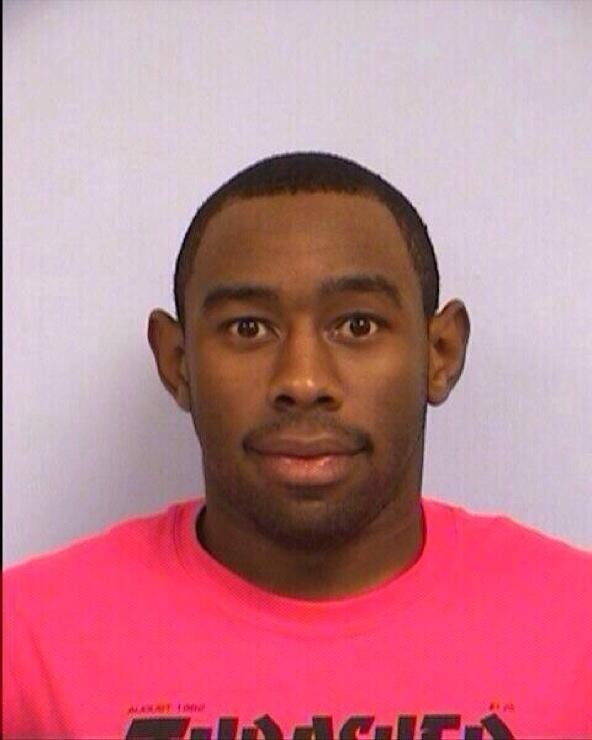
#> input picture imagens/tiao.jpg, 592 x 740 px
$ python faces_detectadas.py
#> lines starting #> are read from the running program, lines starting #| are printed output that depends on the picture; after the words box and inside, x2 and y2 are one past the last pixel; in counts of white or black regions, pixels touching at a corner belong together
import cv2

detector = cv2.CascadeClassifier("haarcascade_frontalface_default.xml")
imagem = cv2.imread("imagens/tiao.jpg")
#> imagem is the input picture: shape (740, 592, 3); mean B, G, R 141.7, 129.7, 193.6
imagem_cinza = cv2.cvtColor(imagem, cv2.COLOR_BGR2GRAY)
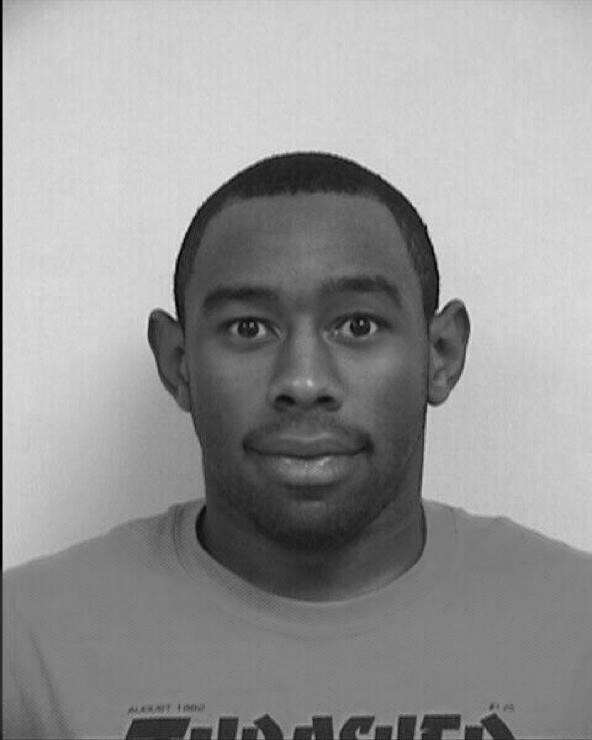
#> imagem_cinza: shape (740, 592); min 0, max 236, mean 150.2

faces_detectadas = detector.detectMultiScale(imagem_cinza, scaleFactor=1.07)
#> faces_detectadas = [[158, 212, 285, 285]]
print(faces_detectadas)
#| [[158 212 285 285]]
for x, y, l, a in faces_detectadas:
    imagem = cv2.rectangle(imagem, (x,y), (x+l, y+a), (0,0,255), 2)
#> this loop made 1 pass
#> pass 1, `imagem = cv2.rectangle(imagem, (x,y), (x+l, y+a), (0,0,255), 2)`:
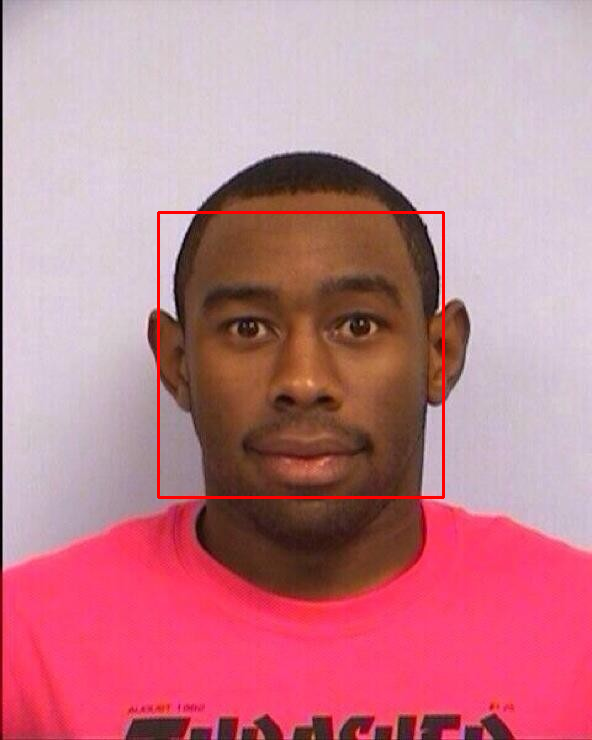
#> imagem: shape (740, 592, 3); 0.78% of pixels changed, all inside (x1, y1, x2, y2) = (157, 211, 445, 499)

cv2.imshow("Tiao, o Criador", imagem)
cv2.waitKey()
